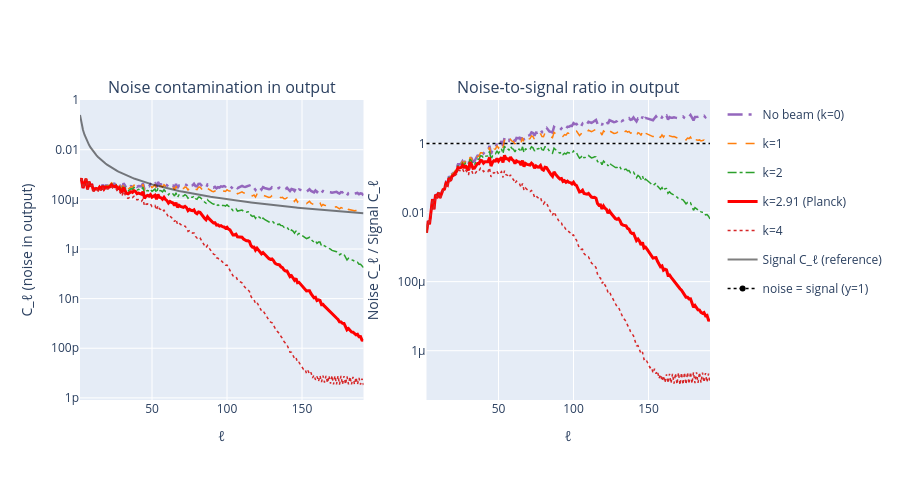

This figure's notebook cell:
### Markdown cell above
## 7. Demo 3: Noise Aliasing — Why Small $k$ Fails in Practice

Demo 2 used a smooth, bandlimited input map with no noise. In that ideal case $k=0$ and $k=1$ look fine — there is simply nothing to alias. Real observations contain **pixel-level noise** (detector noise, CMB foreground residuals, sub-pixel signal) with power distributed up to the full input bandlimit $\ell_{\max}^{\mathrm{in}}$. This demo repeats the downgrade with signal + white noise and directly measures how much noise leaks into the output map for each $k$.

### Code cell
import plotly.graph_objects as go
from plotly.subplots import make_subplots

# Same parameters as Demo 2
nside_in = 256
nside_out = 64
lmax_out = 3 * nside_out - 1
lmax_in  = 3 * nside_in  - 1
np.random.seed(42)

theta_pix_out = hp.nside2resol(nside_out)
pw_in_2b  = hp.pixwin(nside_in)[:lmax_out + 1]
pw_out_2b = hp.pixwin(nside_out)[:lmax_out + 1]
ell_in_2b = np.arange(lmax_in + 1, dtype=float)
ell_out_2b = np.arange(lmax_out + 1)

# Signal: same C_ℓ ~ ℓ^{-2} as Demo 2
cl_signal_2b = np.zeros(lmax_in + 1)
cl_signal_2b[2:] = 1.0 / ell_in_2b[2:] ** 2
signal_map_2b = hp.synfast(cl_signal_2b, nside_in, lmax=lmax_in, new=True)

# White noise: flat C_ℓ equal to signal at ℓ_knee → noise dominates above ℓ_knee
ell_knee = 50
cl_white_2b = np.zeros(lmax_in + 1)
cl_white_2b[2:] = cl_signal_2b[ell_knee]   # = 1/50^2 = 4e-4 (flat)
noise_map_2b = hp.synfast(cl_white_2b, nside_in, lmax=lmax_in, new=True)
noisy_map_2b = signal_map_2b + noise_map_2b

# Downgrade both signal-only and noisy maps with each k
k_list_2b = [0, 1, 2, PLANCK_K, 4]
clean_2b = {}
noisy_2b = {}
for k in k_list_2b:
    for src, dst in [(signal_map_2b, clean_2b), (noisy_map_2b, noisy_2b)]:
        alm = hp.map2alm(src, lmax=lmax_out, use_pixel_weights=True)
        bl = hp.gauss_beam(k * theta_pix_out, lmax=lmax_out) if k > 0 else np.ones(lmax_out + 1)
        dst[k] = hp.alm2map(hp.almxfl(alm, (pw_out_2b / pw_in_2b) * bl), nside_out)

# Noise contamination = noisy output - clean output (isolates noise contribution exactly)
cl_noise_2b = {k: hp.anafast(noisy_2b[k] - clean_2b[k], lmax=lmax_out) for k in k_list_2b}
cl_sig_ref_2b = cl_signal_2b[:lmax_out + 1]

k_styles_2b = [
    (0,        "#9467bd", "longdashdot", 2.5, "No beam (k=0)"),
    (1,        "#ff7f0e", "dash",        1.5, "k=1"),
    (2,        "#2ca02c", "dashdot",     1.5, "k=2"),
    (PLANCK_K, "red",     "solid",       3.0, f"k={PLANCK_K:.2f} (Planck)"),
    (4,        "#d62728", "dot",         1.5, "k=4"),
]

fig = make_subplots(rows=1, cols=2,
                    subplot_titles=("Noise contamination in output",
                                    "Noise-to-signal ratio in output"),
                    horizontal_spacing=0.1)
ell_x = ell_out_2b[2:]

for k, color, dash, lw, lbl in k_styles_2b:
    fig.add_trace(go.Scatter(x=ell_x, y=cl_noise_2b[k][2:], name=lbl,
        line=dict(color=color, width=lw, dash=dash), legendgroup=lbl), row=1, col=1)
    nsr = cl_noise_2b[k][2:] / cl_sig_ref_2b[2:]
    fig.add_trace(go.Scatter(x=ell_x, y=nsr, name=lbl,
        line=dict(color=color, width=lw, dash=dash),
        legendgroup=lbl, showlegend=False), row=1, col=2)

fig.add_trace(go.Scatter(x=ell_x, y=cl_sig_ref_2b[2:], name="Signal C_ℓ (reference)",
    line=dict(color="black", width=2), opacity=0.5, legendgroup="signal"), row=1, col=1)

# y=1 reference line on right panel (noise = signal)
fig.add_hline(y=1.0, line=dict(color="black", width=1.5, dash="dot"), row=1, col=2)
fig.add_trace(go.Scatter(x=[None], y=[None], name="noise = signal (y=1)",
    line=dict(color="black", width=1.5, dash="dot"), legendgroup="ref"), row=1, col=2)

fig.update_xaxes(title_text="ℓ")
fig.update_yaxes(type="log", title_text="C_ℓ (noise in output)", row=1, col=1)
fig.update_yaxes(type="log", title_text="Noise C_ℓ / Signal C_ℓ", row=1, col=2)
fig.update_layout(height=480, legend=dict(groupclick="togglegroup"))
fig.show()

### Figure 1 — Plotly figure (JSON) as saved in the notebook; plotly's stock layout.template omitted (floating-point values rounded to 4 significant figures; data arrays with more than 128 entries replaced by an {"elided": "..."} marker saying what was removed)
{"data": [{"legendgroup": "No beam (k=0)", "line": {"color": "#9467bd", "dash": "longdashdot", "width": 2.5}, "name": "No beam (k=0)", "type": "scatter", "x": {"elided": "190 int values"}, "xaxis": "x", "y": {"elided": "190 float values"}, "yaxis": "y"}, {"legendgroup": "No beam (k=0)", "line": {"color": "#9467bd", "dash": "longdashdot", "width": 2.5}, "name": "No beam (k=0)", "showlegend": false, "type": "scatter", "x": {"elided": "190 int values"}, "xaxis": "x2", "y": {"elided": "190 float values"}, "yaxis": "y2"}, {"legendgroup": "k=1", "line": {"color": "#ff7f0e", "dash": "dash", "width": 1.5}, "name": "k=1", "type": "scatter", "x": {"elided": "190 int values"}, "xaxis": "x", "y": {"elided": "190 float values"}, "yaxis": "y"}, {"legendgroup": "k=1", "line": {"color": "#ff7f0e", "dash": "dash", "width": 1.5}, "name": "k=1", "showlegend": false, "type": "scatter", "x": {"elided": "190 int values"}, "xaxis": "x2", "y": {"elided": "190 float values"}, "yaxis": "y2"}, {"legendgroup": "k=2", "line": {"color": "#2ca02c", "dash": "dashdot", "width": 1.5}, "name": "k=2", "type": "scatter", "x": {"elided": "190 int values"}, "xaxis": "x", "y": {"elided": "190 float values"}, "yaxis": "y"}, {"legendgroup": "k=2", "line": {"color": "#2ca02c", "dash": "dashdot", "width": 1.5}, "name": "k=2", "showlegend": false, "type": "scatter", "x": {"elided": "190 int values"}, "xaxis": "x2", "y": {"elided": "190 float values"}, "yaxis": "y2"}, {"legendgroup": "k=2.91 (Planck)", "line": {"color": "red", "dash": "solid", "width": 3}, "name": "k=2.91 (Planck)", "type": "scatter", "x": {"elided": "190 int values"}, "xaxis": "x", "y": {"elided": "190 float values"}, "yaxis": "y"}, {"legendgroup": "k=2.91 (Planck)", "line": {"color": "red", "dash": "solid", "width": 3}, "name": "k=2.91 (Planck)", "showlegend": false, "type": "scatter", "x": {"elided": "190 int values"}, "xaxis": "x2", "y": {"elided": "190 float values"}, "yaxis": "y2"}, {"legendgroup": "k=4", "line": {"color": "#d62728", "dash": "dot", "width": 1.5}, "name": "k=4", "type": "scatter", "x": {"elided": "190 int values"}, "xaxis": "x", "y": {"elided": "190 float values"}, "yaxis": "y"}, {"legendgroup": "k=4", "line": {"color": "#d62728", "dash": "dot", "width": 1.5}, "name": "k=4", "showlegend": false, "type": "scatter", "x": {"elided": "190 int values"}, "xaxis": "x2", "y": {"elided": "190 float values"}, "yaxis": "y2"}, {"legendgroup": "signal", "line": {"color": "black", "width": 2}, "name": "Signal C_ℓ (reference)", "opacity": 0.5, "type": "scatter", "x": {"elided": "190 int values"}, "xaxis": "x", "y": {"elided": "190 float values"}, "yaxis": "y"}, {"legendgroup": "ref", "line": {"color": "black", "dash": "dot", "width": 1.5}, "name": "noise = signal (y=1)", "type": "scatter", "x": [null], "xaxis": "x2", "y": [null], "yaxis": "y2"}], "layout": {"annotations": [{"font": {"size": 16}, "showarrow": false, "text": "Noise contamination in output", "x": 0.225, "xanchor": "center", "xref": "paper", "y": 1, "yanchor": "bottom", "yref": "paper"}, {"font": {"size": 16}, "showarrow": false, "text": "Noise-to-signal ratio in output", "x": 0.775, "xanchor": "center", "xref": "paper", "y": 1, "yanchor": "bottom", "yref": "paper"}], "height": 480, "legend": {"groupclick": "togglegroup"}, "shapes": [{"line": {"color": "black", "dash": "dot", "width": 1.5}, "type": "line", "x0": 0, "x1": 1, "xref": "x2 domain", "y0": 1, "y1": 1, "yref": "y2"}], "xaxis": {"anchor": "y", "domain": [0, 0.45], "title": {"text": "ℓ"}}, "xaxis2": {"anchor": "y2", "domain": [0.55, 1], "title": {"text": "ℓ"}}, "yaxis": {"anchor": "x", "domain": [0, 1], "title": {"text": "C_ℓ (noise in output)"}, "type": "log"}, "yaxis2": {"anchor": "x2", "domain": [0, 1], "title": {"text": "Noise C_ℓ / Signal C_ℓ"}, "type": "log"}}}
